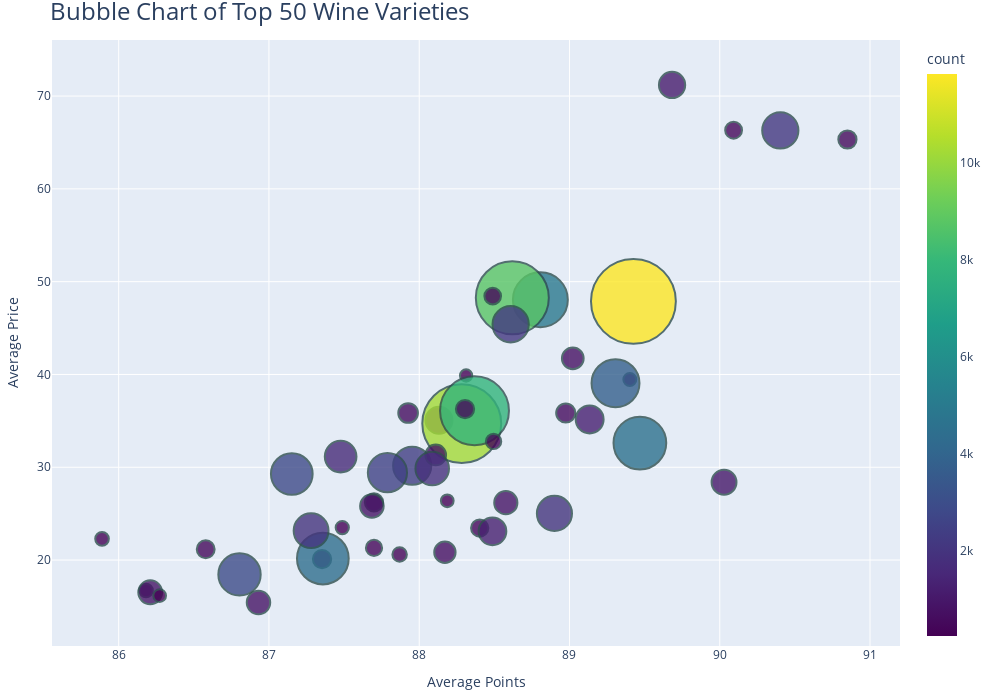

The notebook cell this image was saved under:
### Code cell
bubble_data = df[['variety', 'points', 'price']]

# Drop rows with missing values
bubble_data.dropna(subset=['variety', 'points', 'price'], inplace=True)

# Get the top 10 varieties by frequency
top_varieties = bubble_data['variety'].value_counts().head(50).index

# Filter the dataset for the top varieties
top_varieties_data = bubble_data[bubble_data['variety'].isin(top_varieties)]

# Group by variety and calculate average points and price for each variety
top_grouped_data = top_varieties_data.groupby('variety').agg({'points': 'mean', 'price': 'mean'}).reset_index()

# Get the frequency of each variety
variety_counts = bubble_data['variety'].value_counts()

# Add the frequency count to the grouped data
top_grouped_data['count'] = top_grouped_data['variety'].map(variety_counts)

# Create the bubble chart using Plotly
fig = px.scatter(top_grouped_data, x='points', y='price', size='count', color='count',
                 hover_name='variety', hover_data={'count': True},
                 size_max=60, title='Bubble Chart of Top 50 Wine Varieties',
                 labels={'points': 'Average Points', 'price': 'Average Price'},
                 color_continuous_scale=px.colors.sequential.Viridis)

# Customize the hover template to show count and avoid overlapping text
fig.update_traces(marker=dict(opacity=0.8, line=dict(width=2, color='DarkSlateGrey')),
                  hovertemplate='<b>%{hovertext}</b><br>Count: %{customdata[0]}<br>Points: %{x}<br>Price: %{y}')


# Adjust layout for better readability
fig.update_layout(
    autosize=False,
    width=1000,
    height=700,
    margin=dict(l=40, r=40, b=40, t=40),
    title_font_size=24
)

# Show the interactive plot
fig.show()

### Figure 1 — Plotly figure (JSON) as saved in the notebook; plotly's stock layout.template omitted (floating-point values rounded to 4 significant figures)
{"data": [{"customdata": [[274], [432], [545], [4958], [635], [1195], [8761], [525], [1134], [10235], [492], [456], [749], [307], [885], [552], [604], [1019], [2391], [2855], [302], [2159], [289], [250], [701], [345], [934], [1266], [11833], [467], [2028], [905], [7800], [1282], [388], [4571], [2950], [2163], [545], [268], [4400], [775], [1849], [3778], [1650], [548], [264], [911], [2000], [2524]], "hovertemplate": "<b>%{hovertext}</b><br>Count: %{customdata[0]}<br>Points: %{x}<br>Price: %{y}", "hovertext": ["Aglianico", "Albariño", "Barbera", "Bordeaux-style Red Blend", "Bordeaux-style White Blend", "Cabernet Franc", "Cabernet Sauvignon", "Carmenère", "Champagne Blend", "Chardonnay", "Chenin Blanc", "Corvina, Rondinella, Molinara", "Gamay", "Garnacha", "Gewürztraminer", "Glera", "Grenache", "Grüner Veltliner", "Malbec", "Merlot", "Moscato", "Nebbiolo", "Nero d'Avola", "Petit Verdot", "Petite Sirah", "Pinot Blanc", "Pinot Grigio", "Pinot Gris", "Pinot Noir", "Port", "Portuguese Red", "Portuguese White", "Red Blend", "Rhône-style Red Blend", "Rhône-style White Blend", "Riesling", "Rosé", "Sangiovese", "Sangiovese Grosso", "Sauvignon", "Sauvignon Blanc", "Shiraz", "Sparkling Blend", "Syrah", "Tempranillo", "Tempranillo Blend", "Verdejo", "Viognier", "White Blend", "Zinfandel"], "legendgroup": "", "marker": {"color": [274, 432, 545, 4958, 635, 1195, 8761, 525, 1134, 10235, 492, 456, 749, 307, 885, 552, 604, 1019, 2391, 2855, 302, 2159, 289, 250, 701, 345, 934, 1266, 11833, 467, 2028, 905, 7800, 1282, 388, 4571, 2950, 2163, 545, 268, 4400, 775, 1849, 3778, 1650, 548, 264, 911, 2000, 2524], "coloraxis": "coloraxis", "line": {"color": "DarkSlateGrey", "width": 2}, "opacity": 0.8, "size": [274, 432, 545, 4958, 635, 1195, 8761, 525, 1134, 10235, 492, 456, 749, 307, 885, 552, 604, 1019, 2391, 2855, 302, 2159, 289, 250, 701, 345, 934, 1266, 11833, 467, 2028, 905, 7800, 1282, 388, 4571, 2950, 2163, 545, 268, 4400, 775, 1849, 3778, 1650, 548, 264, 911, 2000, 2524], "sizemode": "area", "sizeref": 3.287, "symbol": "circle"}, "mode": "markers", "name": "", "orientation": "v", "showlegend": false, "type": "scatter", "x": [89.4, 87.7, 87.7, 88.81, 87.93, 88.13, 88.62, 86.58, 89.68, 88.28, 88.4, 88.49, 88.17, 85.89, 88.58, 87.35, 88.98, 90.03, 87.95, 87.15, 86.18, 90.4, 87.49, 88.31, 88.11, 87.87, 86.21, 88.49, 89.43, 90.09, 88.9, 86.93, 88.37, 89.13, 88.49, 89.47, 86.8, 88.61, 90.85, 88.19, 87.36, 89.02, 88.09, 89.31, 87.48, 88.3, 86.27, 87.68, 87.28, 87.79], "xaxis": "x", "y": [39.46, 21.31, 26.21, 48.05, 35.85, 35.06, 48.26, 21.16, 71.19, 34.71, 23.45, 48.44, 20.85, 22.29, 26.19, 20.11, 35.85, 28.39, 30.16, 29.27, 16.72, 66.3, 23.5, 39.88, 31.33, 20.6, 16.53, 23.1, 47.88, 66.32, 25.03, 15.42, 36.09, 35.15, 32.78, 32.61, 18.45, 45.41, 65.32, 26.38, 20.17, 41.74, 29.86, 39.05, 31.15, 36.27, 16.17, 25.83, 23.17, 29.42], "yaxis": "y"}], "layout": {"autosize": false, "coloraxis": {"colorbar": {"title": {"text": "count"}}, "colorscale": [[0, "#440154"], [0.1111, "#482878"], [0.2222, "#3e4989"], [0.3333, "#31688e"], [0.4444, "#26828e"], [0.5556, "#1f9e89"], [0.6667, "#35b779"], [0.7778, "#6ece58"], [0.8889, "#b5de2b"], [1, "#fde725"]]}, "height": 700, "legend": {"itemsizing": "constant", "tracegroupgap": 0}, "margin": {"b": 40, "l": 40, "r": 40, "t": 40}, "title": {"font": {"size": 24}, "text": "Bubble Chart of Top 50 Wine Varieties"}, "width": 1000, "xaxis": {"anchor": "y", "domain": [0, 1], "title": {"text": "Average Points"}}, "yaxis": {"anchor": "x", "domain": [0, 1], "title": {"text": "Average Price"}}}}
